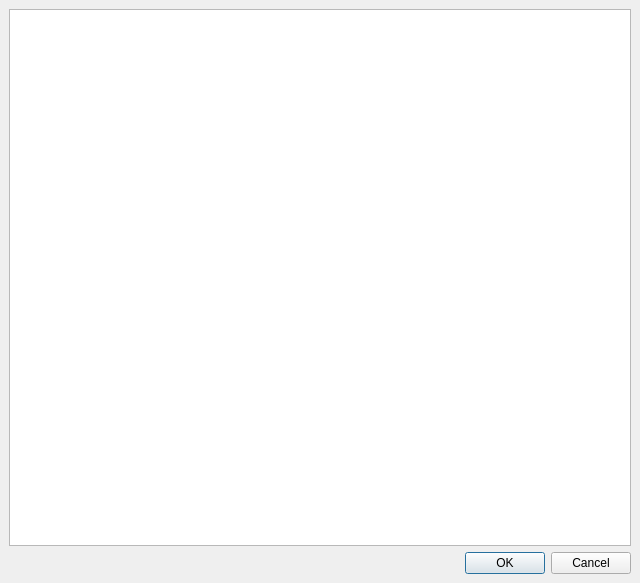
<ui version="4.0" >
 <class>ddsDescriptor</class>
 <widget class="QDialog" name="ddsDescriptor" >
  <property name="geometry" >
   <rect>
    <x>0</x>
    <y>0</y>
    <width>640</width>
    <height>583</height>
   </rect>
  </property>
  <property name="windowTitle" >
   <string>Dialog</string>
  </property>
  <layout class="QGridLayout" >
   <property name="margin" >
    <number>9</number>
   </property>
   <property name="spacing" >
    <number>6</number>
   </property>
   <item row="1" column="0" >
    <widget class="QDialogButtonBox" name="buttonBox" >
     <property name="orientation" >
      <enum>Qt::Horizontal</enum>
     </property>
     <property name="standardButtons" >
      <set>QDialogButtonBox::Cancel|QDialogButtonBox::NoButton|QDialogButtonBox::Ok</set>
     </property>
    </widget>
   </item>
   <item row="0" column="0" >
    <widget class="QTextEdit" name="textEdit" >
     <property name="sizePolicy" >
      <sizepolicy>
       <hsizetype>5</hsizetype>
       <vsizetype>5</vsizetype>
       <horstretch>0</horstretch>
       <verstretch>0</verstretch>
      </sizepolicy>
     </property>
    </widget>
   </item>
  </layout>
 </widget>
 <resources/>
 <connections>
  <connection>
   <sender>buttonBox</sender>
   <signal>accepted()</signal>
   <receiver>ddsDescriptor</receiver>
   <slot>accept()</slot>
   <hints>
    <hint type="sourcelabel" >
     <x>248</x>
     <y>254</y>
    </hint>
    <hint type="destinationlabel" >
     <x>157</x>
     <y>274</y>
    </hint>
   </hints>
  </connection>
  <connection>
   <sender>buttonBox</sender>
   <signal>rejected()</signal>
   <receiver>ddsDescriptor</receiver>
   <slot>reject()</slot>
   <hints>
    <hint type="sourcelabel" >
     <x>316</x>
     <y>260</y>
    </hint>
    <hint type="destinationlabel" >
     <x>286</x>
     <y>274</y>
    </hint>
   </hints>
  </connection>
 </connections>
</ui>
